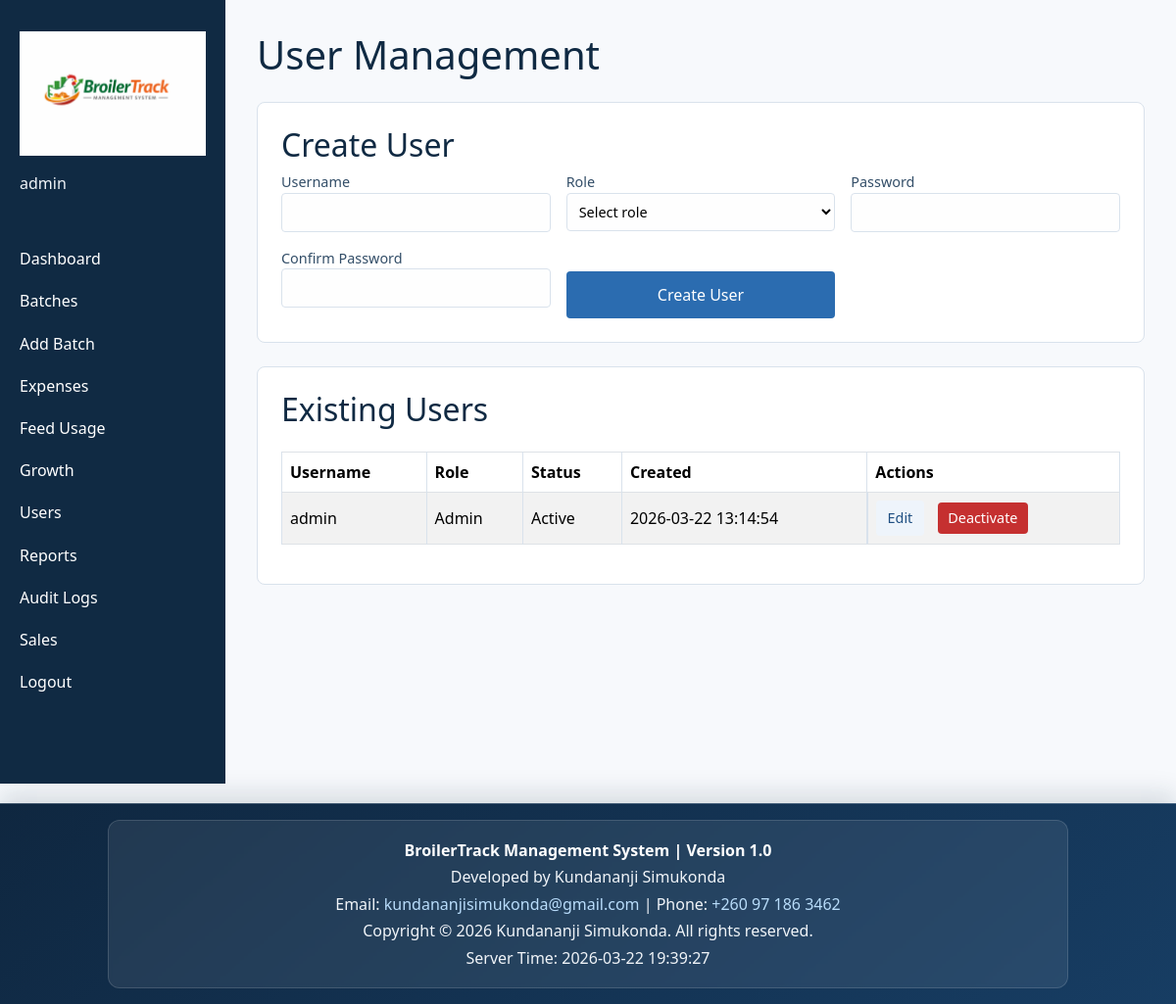
/users.php (signed in), run on the app's committed database.
### tables this page shows
CREATE TABLE IF NOT EXISTS users (
    id INT AUTO_INCREMENT PRIMARY KEY,
    username VARCHAR(60) NOT NULL UNIQUE,
    password_hash VARCHAR(255) NOT NULL,
    role VARCHAR(40) NOT NULL DEFAULT 'admin',
    is_active TINYINT(1) NOT NULL DEFAULT 1,
    created_at TIMESTAMP DEFAULT CURRENT_TIMESTAMP,
    CONSTRAINT chk_users_role CHECK (role IN ('admin', 'salesperson'))
);

### users.php (called while the page is built, shortened)
<?php
require_once __DIR__ . '/config/bootstrap.php';
require_once __DIR__ . '/controllers/UserController.php';
$pdo = app_db();
$userController = new UserController($pdo);
$editUserId = isset($_GET['edit_id']) ? (int)$_GET['edit_id'] : 0;
$editingUser = $editUserId > 0 ? $userController->find($editUserId) : null;
$users = $userController->list();
include __DIR__ . '/views/layout_header.php';
include __DIR__ . '/views/users.php';
include __DIR__ . '/views/layout_footer.php';

### controllers/UserController.php (called while the page is built, shortened)
<?php
require_once __DIR__ . '/../models/User.php';
class UserController
{
    private User $userModel;
    public function __construct(PDO $pdo)
    {
        $this->userModel = new User($pdo);
    }
    public function list(): array
    {
        return $this->userModel->all();
    }
}

### models/User.php (called while the page is built, shortened)
<?php
class User
{
    private PDO $pdo;
    public function __construct(PDO $pdo)
    {
        $this->pdo = $pdo;
    }
    public function all(): array
    {
        $stmt = $this->pdo->query('SELECT id, username, role, is_active, created_at FROM users ORDER BY created_at DESC');
        return $stmt->fetchAll() ?: [];
    }
}

### views/users.php (the view, shortened to what this page needs)
<section class="form-section">
    <h2><?= $editingUser ? 'Edit User' : 'Create User'; ?></h2>
    <form method="post" class="form-grid">
        <label>Username
            <input type="text" name="username" value="<?= htmlspecialchars((string)($editingUser['username'] ?? ''), ENT_QUOTES, 'UTF-8'); ?>" required>
        </label>
        <label>Role
            <select name="role" required>
                <option value="">Select role</option>
            </select>
        </label>
        <label>Password
            <input type="password" name="password" minlength="8" <?= $editingUser ? '' : 'required'; ?>>
        </label>
        <label>Confirm Password
            <input type="password" name="confirm_password" minlength="8" <?= $editingUser ? '' : 'required'; ?>>
        </label>
        <button type="submit"><?= $editingUser ? 'Update User' : 'Create User'; ?></button>
    </form>
</section>
<section class="table-section">
    <h2>Existing Users</h2>
    <div class="table-responsive">
        <table class="table table-striped table-bordered align-middle">
            <thead>
                <tr>
                    <th>Username</th>
                    <th>Role</th>
                    <th>Status</th>
                    <th>Created</th>
                    <th>Actions</th>
                </tr>
            </thead>
            <tbody>
            <?php foreach ($users as $user): ?>
                <tr>
                    <td><?= htmlspecialchars($user['username'], ENT_QUOTES, 'UTF-8'); ?></td>
                    <td><?= htmlspecialchars(ucfirst((string)$user['role']), ENT_QUOTES, 'UTF-8'); ?></td>
                    <td><?= (int)$user['is_active'] === 1 ? 'Active' : 'Inactive'; ?></td>
                    <td><?= htmlspecialchars((string)$user['created_at'], ENT_QUOTES, 'UTF-8'); ?></td>
                    <td class="action-cell">
                        <a class="action-link" href="users.php?edit_id=<?= (int)$user['id']; ?>">Edit</a>
                        <?php if ((int)$user['is_active'] === 1): ?>
                        <form method="post" onsubmit="return confirm('Deactivate this user?');">
                            <button type="submit" class="btn-danger">Deactivate</button>
                        </form>
                        <?php endif; ?>
                    </td>
                </tr>
            <?php endforeach; ?>
            </tbody>
        </table>
    </div>
</section>

### assets/css/style.css (style rules this page uses)
:root { --bg: #f7f9fc; --sidebar-bg: #102a43; --sidebar-text: #f0f4f8; --accent: #2b6cb0; --success: #2f855a; --error: #c53030; --border: #d9e2ec; }
* { box-sizing: border-box; }
body { margin: 0; font-family: 'Segoe UI', Tahoma, sans-serif; background: var(--bg); color: #102a43; overflow-x: hidden; }
a { color: var(--accent); }
.table-section, .form-section, .notes { background: #fff; border: 1px solid var(--border); border-radius: 8px; padding: 1.5rem; margin-top: 1.5rem; overflow-x: auto; }
table { width: 100%; border-collapse: collapse; margin-top: 1rem; min-width: 600px; }
table th, table td { border: 1px solid var(--border); padding: 0.5rem; text-align: left; }
.form-grid { display: grid; grid-template-columns: repeat(auto-fit, minmax(220px, 1fr)); gap: 1rem; }
.form-grid label { display: flex; flex-direction: column; font-size: 0.9rem; color: #334e68; }
input, select, textarea, button { font: inherit; }
input, select, textarea { width: 100%; padding: 0.5rem; border: 1px solid var(--border); border-radius: 4px; background: #fefefe; }
button { margin-top: 1.5rem; padding: 0.75rem 1rem; background: var(--accent); color: #fff; border: none; border-radius: 4px; cursor: pointer; }
.btn-primary, .btn-secondary, .btn-danger, .action-link { display: inline-block; border: none; border-radius: 4px; padding: 0.45rem 0.7rem; text-decoration: none; font-size: 0.9rem; cursor: pointer; }
.btn-danger { background: var(--error); color: #fff; }
.action-link { background: #eef4fb; color: #1f4f82; }
.table td form { display: inline-block; margin: 0; }
.table td form button { margin-top: 0; width: auto; padding: 0.35rem 0.65rem; }
.table td a { margin-right: 0.45rem; }
.action-cell { display: flex; flex-wrap: wrap; align-items: center; gap: 0.45rem; }
.action-cell form { margin: 0; }
.action-cell a, .action-cell button { white-space: nowrap; }
.table-responsive { overflow-x: auto; -webkit-overflow-scrolling: touch; }

### data on the page
users: username "admin", role "Admin", is_active "Active", created_at "2026-03-22 13:14:54"

### other printed values
$_SESSION['username'] "admin"
$pageTitle "User Management"
BROILERTRACK_VERSION "1.0"
